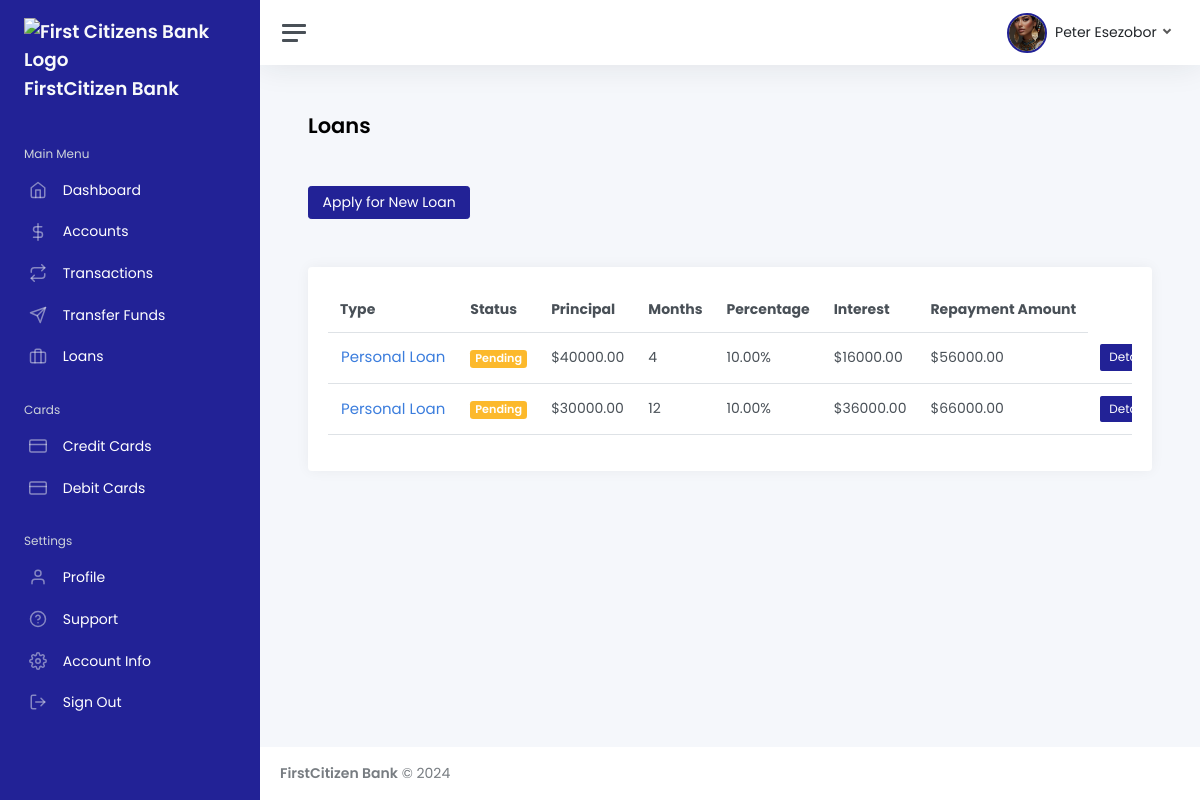
Page /dashboard/loans/ (signed in) on the committed database.
### app/models.py (models this page shows, shortened)
class CustomUser(AbstractBaseUser, PermissionsMixin):
    EMPLOYMENT_STATUS = [
        ("Employed", "Employed"),
        ("Self-employed", "Self-employed"),
        ("Unemployed", "Unemployed"),
        ("Retired", "Retired"),
    ]
    EMPLOYMENT_TYPE = [
        ("Full-time", "Full-time"),
        ("Part-time", "Part-time"),
        ("Contract", "Contract"),
        ("Temporary", "Temporary"),
    ]
    PREFERRED_ACCOUNT_TYPE = [
        ('CHECKING', 'Checking'),
        ('SAVINGS', 'SAVINGS'),
        ('MONEY MARKET', 'MONEY MARKET'),
        ('CD', 'Certificate of Deposit (CD)'),
    ]
    PREFERRED_ID_TYPE = [
        ("Driver Licence", 'Driver Licence'),
        ("National ID", 'National ID'),
        ("Passport", 'Passport'),
    ]
    GENDER_CHOICES = [
        ("Male", 'Male'),
        ("Female", 'Female'),
    ]
    MARITAL_CHOICES = [
        ("Married", 'Married'),
        ("Single", 'Single'),
        ("Divorced", 'Divorced'),
    ]
    can_apply_for_loans = models.BooleanField(default=False)
    can_apply_for_account = models.BooleanField(default=True)
    user_account_is_active = models.BooleanField(default=True)
    user_account_is_temporarily_inactive = models.BooleanField(default=False)
    marital_status = models.CharField(max_length=100, choices=MARITAL_CHOICES, blank=True, null=True)
    number_of_dependents = models.IntegerField(blank=True, null=True) # Number of Children
    otp_code =  models.CharField(max_length=100, blank=True, null=True)
    email = models.EmailField(_('email address'), unique=True)
    first_name = models.CharField(max_length=50, blank=False)  # Required
    last_name = models.CharField(max_length=50, blank=False)   # Required
    phone_number = models.CharField(max_length=15, unique=True, blank=False)  # Required
    ssn = models.CharField(max_length=500, blank=True, null=True)
    tax_identity_number = models.CharField(max_length=500, blank=True, null=True)
    date_of_birth = models.DateField(blank=True, null=True)
    bank_id = models.CharField(max_length=10, unique=True, blank=True, null=True)
    created_at = models.DateTimeField(auto_now_add=True)
    preferred_account_type = models.CharField(max_length=100, choices=PREFERRED_ACCOUNT_TYPE, blank=True, null=True)
    profile_image = models.FileField(upload_to="profile/images", blank=True, null=True)
    employment_status = models.CharField(max_length=100, choices=EMPLOYMENT_STATUS, blank=True, null=True)
    employer_name = models.CharField(max_length=200, blank=True, null=True)
    employer_phone = models.CharField(max_length=200, blank=True, null=True)
    employment_type = models.CharField(max_length=200, blank=True, null=True, choices=EMPLOYMENT_TYPE)
    job_title = models.CharField(max_length=200, blank=True, null=True)
    job_start_date = models.DateField(blank=True, null=True)
    job_end_date = models.DateField(blank=True, null=True)
    annual_income = models.CharField(max_length=300, blank=True, null=True)
    proof_of_employment = models.FileField(upload_to="identity/proof", blank=True, null=True)
    proof_of_income = models.FileField(upload_to="identity/proof", blank=True, null=True)
    address = models.TextField(blank=True, null=True)
    city = models.CharField(max_length=100, blank=True, null=True)
    state = models.CharField(max_length=100, blank=True, null=True)
    country = models.CharField(max_length=100, blank=True, null=True)
    is_usa_citizen = models.CharField(max_length=100, blank=True, null=True, default=False)
    postal_code = models.CharField(max_length=100, blank=True, null=True)
    gender =  models.CharField(max_length=100, blank=True, null=True, choices=GENDER_CHOICES, default="Male")
    dob = models.DateField(blank=True, null=True)
    government_id_type = models.CharField(max_length=200, blank=True, null=True, default=PREFERRED_ID_TYPE)
    government_id_number = models.CharField(max_length=200, blank=True, null=True)
    front_id_image = models.FileField(upload_to="identity/images", blank=True, null=True)
    back_id_image = models.FileField(upload_to="identity/images", blank=True, null=True)
    citizenship_status = models.CharField(max_length=50, choices=[
        ('US Citizen', 'US Citizen'),
        ('Non-US Citizen', 'Non-US Citizen')
    ], default='Non-US Citizen')
    date_joined = models.DateTimeField(default=timezone.now)
    is_active = models.BooleanField(default=True)
    is_staff = models.BooleanField(default=False)
    objects = CustomUserManager()
    USERNAME_FIELD = 'email'
    REQUIRED_FIELDS = ['first_name', 'last_name', 'phone_number']
    @property
    def get_profile_image_url(self):
        if self.profile_image:
            if self.profile_image.url.startswith("https"):
                return self.profile_image.url
            else:
                return "http://localhost:8000" + self.profile_image.url
        else:
            return 'https://res.cloudinary.com/daf9tr3lf/image/upload/v1725024497/undraw_profile_male_oovdba.svg'
    @property
    def get_user_fullname(self):
        return str(self.first_name).capitalize() + " " + str(self.last_name).capitalize()
    class Meta:
        verbose_name_plural = "Users"
        verbose_name = "User"

class Loan(models.Model):
    LOAN_TYPES = [
        ('personal', 'Personal Loan'),
        ('mortgage', 'Mortgage'),
        ('auto', 'Auto Loan'),
        ('business', 'Business Loan')
    ]
    customer = models.ForeignKey(CustomUser, on_delete=models.CASCADE)
    loan_type = models.CharField(max_length=200, choices=LOAN_TYPES, blank=False, null=False)
    amount = models.DecimalField(max_digits=12, decimal_places=2)
    loan_term = models.IntegerField(default=12)  # in months
    interest_rate = models.DecimalField(max_digits=5, decimal_places=2, default=10.0)  # 10% interest rate
    interest = models.DecimalField(max_digits=12, decimal_places=2, default=0)  # interest calculated based on formula
    repayment_amount = models.DecimalField(max_digits=12, decimal_places=2, default=0)  # total repayable amount
    loan_date = models.DateTimeField(auto_now_add=True)
    due_date = models.DateTimeField()
    is_paid = models.BooleanField(default=False)
    account = models.ForeignKey(Account, on_delete=models.SET_NULL, blank=True, null=True)
    activation_receipt = models.FileField(upload_to='receipts/', null=True, blank=True)
    activated = models.BooleanField(default=False)
    applied_for_activation = models.BooleanField(default=False)
    class Meta:
        verbose_name_plural = "Loans"
        verbose_name = "Loan"

### app/views.py (the view)
# urls.py: path('dashboard/loans/', loans, name="loans"),
@login_required
def loans(request):
    inactive_redirect = go_to_inactive_state(request)
    if inactive_redirect:
        return inactive_redirect  # Return the redirect response
    notifications = Notification.objects.filter(user=request.user).order_by("-id")[:5]
    read_notifications = Notification.objects.filter(user=request.user).filter(is_read=True).order_by("-id")[:5]
    user_loans = Loan.objects.filter(customer=request.user)
    loan_count = user_loans.count()
    return render(request, "dashboard/major/loan.html", {
        'loans': user_loans,
        'loan_count': loan_count,
        "notifications": notifications
    })

### app/templates/dashboard/major/loan.html (shortened to what this page needs)
{% extends 'dashboard_base.html' %}
{% load static %}
{% block content %}
<main class="content">
    <div class="container-fluid p-0">
        <h1 class="h3"><strong>Loans</strong></h1>
        {% if user.can_apply_for_loans %}
        <div class="d-flex justify-content-between align-items-center flex-wrap mb-5 mt-5">
            {% if loan_count < 3 %} <a href="{% url 'create_loan' %}" class="btn btn-primary">Apply for New Loan</a>
                {% endif %}
        </div>
        {% endif %}
        <div class="row mt-3">
            <div class="col-12">
                <div class="card">
                    <div class="card-body">
                        <div class="table-responsive">
                            <table class="table table-hover">
                                <thead>
                                    <tr>
                                        <th class="no-wrap">Type</th>
                                        <th class="no-wrap">Status</th>
                                        <th class="no-wrap">Principal</th>
                                        <th class="no-wrap">Months</th>
                                        <th class="no-wrap">Percentage</th>
                                        <th class="no-wrap">Interest</th>
                                        <th class="no-wrap">Repayment Amount</th>
                                    </tr>
                                </thead>
                                <tbody>
                                    {% for loan in loans %}
                                    <tr>
                                        <td class="no-wrap">
                                            <a href="{% url 'loan_detail' loan.id %}"
                                                class="btn btn-link btn-sm p-0" style="font-size: 15px;">{{ loan.get_loan_type_display }}</a>
                                        </td>
                                        <td class="no-wrap">
                                            {% if loan.activated %}
                                            <span class="badge bg-success">Approved</span>
                                            {% else %}
                                            <span class="badge bg-warning">Pending</span>
                                            {% endif %}
                                        </td>
                                        <td class="no-wrap">${{ loan.amount }}</td>
                                        <td class="no-wrap">{{ loan.loan_term }}</td>
                                        <td class="no-wrap">{{ loan.interest_rate }}%</td>
                                        <td class="no-wrap">${{ loan.interest }}</td>
                                        <td class="no-wrap">${{ loan.repayment_amount }}</td>
                                        <td class="no-wrap">
                                            <a href="{% url 'loan_detail' loan.id %}"
                                                class="btn btn-primary btn-sm">Details</a>
                                        </td>
                                    </tr>
                                    {% endfor %}
                                </tbody>
                            </table>
                        </div>
                    </div>
                </div>
            </div>
        </div>
    </div>
</main>
{% endblock %}

### app/templates/dashboard/_components/navbar.html (shortened to what this page needs)
{% load static %}
<nav class="navbar navbar-expand navbar-light navbar-bg">
    <a class="sidebar-toggle js-sidebar-toggle">
        <i class="hamburger align-self-center"></i>
    </a>
    <div class="navbar-collapse collapse">
        <ul class="navbar-nav navbar-align">
            <li class="nav-item dropdown d-flex align-items-center">
                <a class="nav-link dropdown-toggle d-sm-inline-block" href="#" data-bs-toggle="dropdown">
                    <img src="{{user.get_profile_image_url}}" id="profileImageNav"
                        style="border-radius: 50%; border: 2px solid #222296; object-fit: cover;" class="avatar me-1"
                        alt="{{user.get_user_fullname}}" />
                    <span class="text-dark d-none d-sm-inline">
                        {{ user.get_user_fullname }}
                    </span>
                </a>
            </li>
        </ul>
    </div>
</nav>

### rows in the picture
CustomUser: get_profile_image_url (placeholder picture), get_user_fullname "Peter Esezobor"
Loan: loan_type "Personal Loan", activated "Pending", amount "40000.00", loan_term "4", interest_rate "10.00", interest "16000.00", repayment_amount "56000.00"
Loan: loan_type "Personal Loan", activated "Pending", amount "30000.00", loan_term "12", interest_rate "10.00", interest "36000.00", repayment_amount "66000.00"
